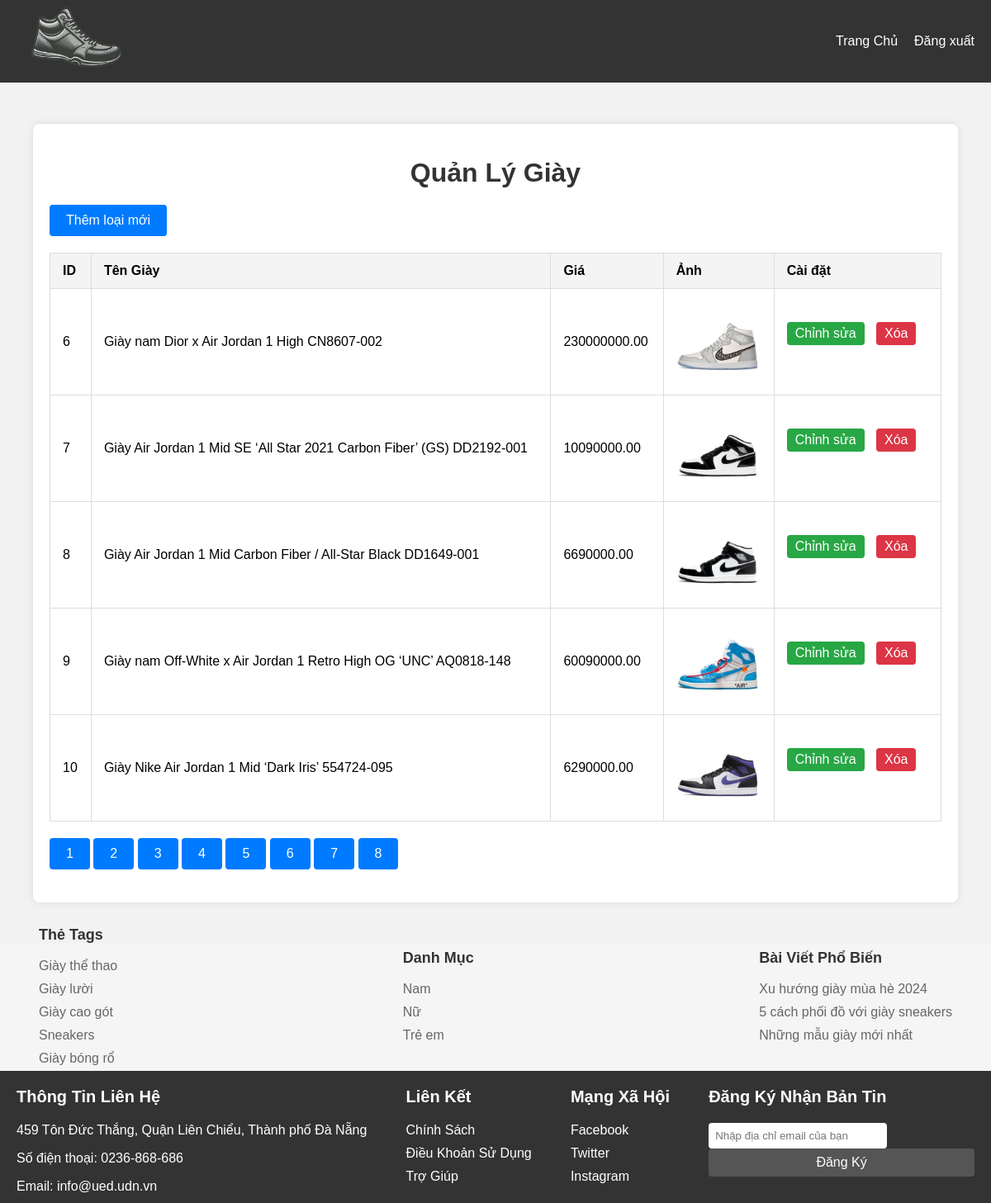
The app's page /admin/admin.php?page=2 (signed in) with its own data.
### tables this page shows
CREATE TABLE products (
  id INT(11) NOT NULL AUTO_INCREMENT,
  name VARCHAR(255) NOT NULL,
  price DECIMAL(14, 2) NOT NULL,
  image VARCHAR(255) NOT NULL,
  PRIMARY KEY (id)
);

### admin/admin.php (the view, shortened to what this page needs)
<?php
include '../config.php';
$limit = 5;
$sql_total = "SELECT COUNT(*) AS total FROM products";
$result_total = $conn->query($sql_total);
$row_total = $result_total->fetch_assoc();
$total_products = $row_total['total'];
$total_pages = ceil($total_products / $limit);
$current_page = isset($_GET['page']) ? $_GET['page'] : 1;
$start_index = ($current_page - 1) * $limit;
$sql = "SELECT * FROM products LIMIT $start_index, $limit";
$result = $conn->query($sql);
?>
<!DOCTYPE html>
<html lang="en">
<head>
    <link rel="stylesheet" href="../css/styles_admin.css">
    <link rel="stylesheet" href="../css/styles.css">
</head>
<body>
    <div class="container" style="width: auto; display: flex; justify-content: space-between; align-items: center; background: #333;">
        <div class="logo">
            <img src="../images/logo.png" alt="Logo của trang web">
        </div>
        <nav>
            <ul>
                <li><a href="../index.php">Trang Chủ</a></li>
                <li><a href="logout.php">Đăng xuất</a></li>
            </ul>
        </nav>
    </div>
    <div class="admin-container">
        <h1>Quản Lý Giày</h1>
        <a href="create.php">Thêm loại mới</a>
        <table>
            <tr>
                <th>ID</th>
                <th>Tên Giày</th>
                <th>Giá</th>
                <th>Ảnh </th>
                <th>Cài đặt</th>
            </tr>
            <?php while ($row = $result->fetch_assoc()): ?>
                <tr>
                    <td><?php echo $row['id']; ?></td>
                    <td><?php echo $row['name']; ?></td>
                    <td><?php echo $row['price']; ?></td>
                    <td><img src="../<?php echo $row['image']; ?>" alt="<?php echo $row['name']; ?>"></td>
                    <td class="actions">
                        <a href="update.php?id=<?php echo $row['id']; ?>">Chỉnh sửa</a>
                        <a href="delete.php?id=<?php echo $row['id']; ?>" class="delete">Xóa</a>
                    </td>
                </tr>
            <?php endwhile; ?>
        </table>
        <div class="pagination">
            <?php for ($i = 1; $i <= $total_pages; $i++): ?>
                <a href="admin.php?page=<?php echo $i; ?>" <?php if ($i == $current_page)
                       echo 'class="active"'; ?>><?php echo $i; ?></a>
            <?php endfor; ?>
        </div>
    </div>
</body>
<?php include '../footer.php'; ?>
</html>

### footer.php
<aside class="sidebar">
    <div class="container">
        <div class="widget">
            <h3>Thẻ Tags</h3>
            <ul class="tag-list">
                <li><a href="#">Giày thể thao</a></li>
                <li><a href="#">Giày lười</a></li>
                <li><a href="#">Giày cao gót</a></li>
                <li><a href="#">Sneakers</a></li>
                <li><a href="#">Giày bóng rổ</a></li>
            </ul>
        </div>
        <div class="widget">
            <h3>Danh Mục</h3>
            <ul class="category-list">
                <li><a href="#">Nam</a></li>
                <li><a href="#">Nữ</a></li>
                <li><a href="#">Trẻ em</a></li>
            </ul>
        </div>
        <div class="widget">
            <h3>Bài Viết Phổ Biến</h3>
            <ul class="popular-posts">
                <li><a href="#">Xu hướng giày mùa hè 2024</a></li>
                <li><a href="#">5 cách phối đồ với giày sneakers</a></li>
                <li><a href="#">Những mẫu giày mới nhất</a></li>
            </ul>
        </div>
    </div>
</aside>
<footer class="footer">
    <div class="container">
        <div class="contact-info">
            <h3>Thông Tin Liên Hệ</h3>
            <p>459 Tôn Đức Thắng, Quận Liên Chiểu, Thành phố Đà Nẵng</p>
            <p>Số điện thoại: 0236-868-686</p>
            <p>Email: info@ued.udn.vn</p>
        </div>
        <div class="quick-links">
            <h3>Liên Kết</h3>
            <ul>
                <li><a href="#">Chính Sách</a></li>
                <li><a href="#">Điều Khoản Sử Dụng</a></li>
                <li><a href="#">Trợ Giúp</a></li>
            </ul>
        </div>
        <div class="social-links">
            <h3>Mạng Xã Hội</h3>
            <ul>
                <li><a href="#"><i class="fab fa-facebook"></i> Facebook</a></li>
                <li><a href="#"><i class="fab fa-twitter"></i> Twitter</a></li>
                <li><a href="#"><i class="fab fa-instagram"></i> Instagram</a></li>
            </ul>
        </div>
        <div class="newsletter">
            <h3>Đăng Ký Nhận Bản Tin</h3>
            <form action="#" method="post">
                <input type="email" name="email" placeholder="Nhập địa chỉ email của bạn">
                <button type="submit">Đăng Ký</button>
            </form>
        </div>
    </div>
</footer>
</html>

### css/styles_admin.css (style rules this page uses)
body { background-color: #f2f2f2; font-family: Arial, sans-serif; margin: 0; padding: 0; }
.login-container, .admin-container { width: 400px; margin: 100px auto; padding: 20px; background-color: #fff; box-shadow: 0 0 10px rgba(0, 0, 0, 0.1); border-radius: 8px; }
h1, h2 { text-align: center; margin-bottom: 20px; color: #333; }
button { width: 100%; padding: 10px; background-color: #28a745; border: none; border-radius: 4px; color: #fff; font-size: 16px; cursor: pointer; transition: background-color 0.3s ease; }
.admin-container { width: 90%; max-width: 1200px; margin: 50px auto; padding: 20px; }
.admin-container a { display: inline-block; margin-bottom: 20px; padding: 10px 20px; background-color: #007bff; color: #fff; text-decoration: none; border-radius: 4px; transition: background-color 0.3s ease; }
table { width: 100%; border-collapse: collapse; margin-bottom: 20px; }
table th, table td { padding: 12px 15px; border: 1px solid #ddd; text-align: left; }
table th { background-color: #f4f4f4; }
table img { max-width: 100px; height: auto; }
.actions a { margin-right: 10px; padding: 5px 10px; background-color: #28a745; color: #fff; text-decoration: none; border-radius: 4px; transition: background-color 0.3s ease; }
.actions a.delete { background-color: #dc3545; }

### css/styles.css (style rules this page uses)
body { margin: 0; padding: 0; font-family: Arial, sans-serif; }
.container { width: auto; height: 100px; margin: 0 auto; padding: 0 20px; display: flex; justify-content: space-between; align-items: center; }
.logo img { max-width: 150px; height: auto; }
.logo { font-size: 24px; }
nav ul { list-style-type: none; display: flex; }
nav ul li { margin-left: 20px; }
nav ul li a { color: #fff; text-decoration: none; transition: color 0.3s ease; }
.sidebar { width: 100%; float: left; background-color: #f5f5f5; padding: 27px; box-sizing: border-box; }
.widget { margin-bottom: 30px; }
.widget h3 { color: #333; font-size: 18px; }
.widget ul { list-style: none; padding: 0; }
.widget ul li { margin-bottom: 10px; }
.widget ul li a { color: #666; text-decoration: none; }
.footer { background-color: #333; color: #fff; padding: 60px 0; }
.footer .container { display: flex; justify-content: space-between; align-items: flex-start; }
.footer h3 { font-size: 20px; }
.footer p { margin-bottom: 10px; }
.footer ul { list-style: none; padding: 0; }
.footer ul li { margin-bottom: 10px; }
.footer ul li a { color: #fff; text-decoration: none; }
.footer input[type="email"] { width: 200px; padding: 8px; margin-right: 10px; border: none; border-radius: 4px; }
.footer button { padding: 8px 15px; border: none; background-color: #555; color: #fff; border-radius: 4px; cursor: pointer; }

### records on screen
products: id "6", name "Giày nam Dior x Air Jordan 1 High CN8607-002", price "230000000.00", image (picture)
products: id "7", name "Giày Air Jordan 1 Mid SE ‘All Star 2021 Carbon Fiber’ (GS) DD2192-001", price "10090000.00", image (picture)
products: id "8", name "Giày Air Jordan 1 Mid Carbon Fiber / All-Star Black DD1649-001", price "6690000.00", image (picture)
products: id "9", name "Giày nam Off-White x Air Jordan 1 Retro High OG ‘UNC’ AQ0818-148", price "60090000.00", image (picture)
products: id "10", name "Giày Nike Air Jordan 1 Mid ‘Dark Iris’ 554724-095", price "6290000.00", image (picture)
